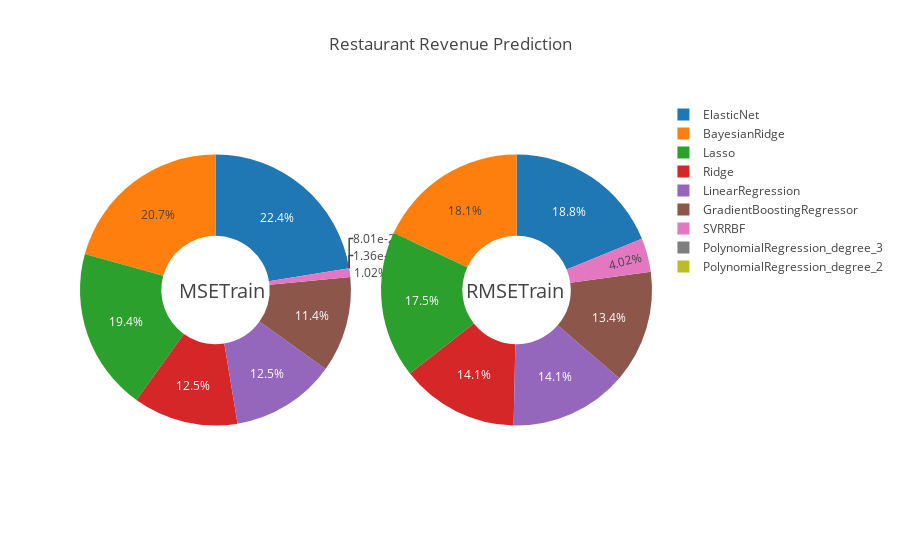

Notebook code for this chart:
### Code cell
import plotly.offline as py
import plotly.graph_objs as go
from plotly.offline import download_plotlyjs, init_notebook_mode, plot, iplot
init_notebook_mode(connected=True)

fig = {
  "data": [
    {
      "values": [9.483879e-02,8.482323e-03,1.036252e-01,1.604907e-01, 1.038780e-01, 1.860200e-01, 1.718922e-01, 6.639718e-29, 1.128752e-27],
      "labels": [
        'GradientBoostingRegressor',
        'SVRRBF',
        'LinearRegression',
        'Lasso', 
        'Ridge', 
        'ElasticNet', 
        'BayesianRidge', 
        'PolynomialRegression_degree_2', 
        'PolynomialRegression_degree_3'
      ],
      "domain": {"column": 0},
      "name": "MSETrain",
      "hoverinfo":"label+percent+name",
      "hole": .4,
      "type": "pie"
    },
    {
      "values": [3.079591e-01, 9.209953e-02, 3.219087e-01, 4.006129e-01, 3.223011e-01, 4.313003e-01, 4.145989e-01, 8.148446e-15, 3.359690e-14, 3.232983e-01],
      "labels": [
        'GradientBoostingRegressor',
        'SVRRBF',
        'LinearRegression',
        'Lasso', 
        'Ridge', 
        'ElasticNet', 
        'BayesianRidge', 
        'PolynomialRegression_degree_2', 
        'PolynomialRegression_degree_3'
      ],
      #"text":["RMSETrain"],
      "textposition":"inside",
      "domain": {"column": 1},
      "name": "RMSETrain",
      "hoverinfo":"label+percent+name",
      "hole": .4,
      "type": "pie"
    } 
],
  "layout": {
        "title":"Restaurant Revenue Prediction",
        "grid": {"rows": 1, "columns": 2},
        "annotations": [
            {
                "font": {
                    "size": 20
                },
                "showarrow": False,
                "text": "MSETrain",
                "x": 0.17,
                "y": 0.5
            },

            {
                "font": {
                    "size": 20
                },
                "showarrow": False,
                "text": "RMSETrain",
                "x": 0.85,
                "y": 0.5
            }
        ]
    }
}
py.iplot(fig, filename='donut')

### Figure 1 — Plotly figure (JSON) as saved in the notebook; plotly's stock layout.template omitted (floating-point values rounded to 4 significant figures)
{"data": [{"domain": {"column": 0}, "hole": 0.4, "hoverinfo": "label+percent+name", "labels": ["GradientBoostingRegressor", "SVRRBF", "LinearRegression", "Lasso", "Ridge", "ElasticNet", "BayesianRidge", "PolynomialRegression_degree_2", "PolynomialRegression_degree_3"], "name": "MSETrain", "type": "pie", "uid": "7272837d-9ed5-49b2-ac39-aad41f4ace59", "values": [0.09484, 0.008482, 0.1036, 0.1605, 0.1039, 0.186, 0.1719, 6.64e-29, 1.129e-27]}, {"domain": {"column": 1}, "hole": 0.4, "hoverinfo": "label+percent+name", "labels": ["GradientBoostingRegressor", "SVRRBF", "LinearRegression", "Lasso", "Ridge", "ElasticNet", "BayesianRidge", "PolynomialRegression_degree_2", "PolynomialRegression_degree_3"], "name": "RMSETrain", "textposition": "inside", "type": "pie", "uid": "882fefdd-45b6-422f-800d-0dc84250a19e", "values": [0.308, 0.0921, 0.3219, 0.4006, 0.3223, 0.4313, 0.4146, 8.148e-15, 3.36e-14, 0.3233]}], "layout": {"annotations": [{"font": {"size": 20}, "showarrow": false, "text": "MSETrain", "x": 0.17, "y": 0.5}, {"font": {"size": 20}, "showarrow": false, "text": "RMSETrain", "x": 0.85, "y": 0.5}], "grid": {"columns": 2, "rows": 1}, "title": {"text": "Restaurant Revenue Prediction"}}}
